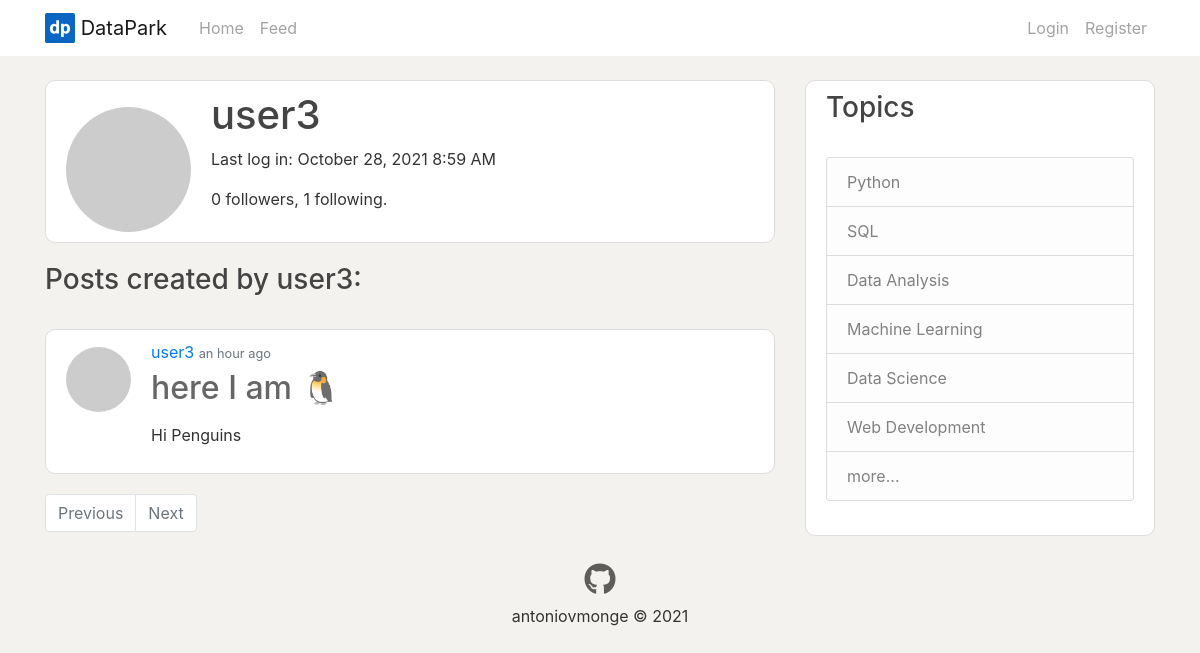
Screenshot of /user/user3 with the database file from the repository.
### app/models.py (models this page shows, shortened)
class User(UserMixin, db.Model):
    id = db.Column(db.Integer, primary_key=True)
    username = db.Column(db.String(64), index=True, unique=True)
    email = db.Column(db.String(120), index=True, unique=True)
    password_hash = db.Column(db.String(128))
    about_me = db.Column(db.String(140))
    last_seen = db.Column(db.DateTime, default=datetime.utcnow)
    posts = db.relationship('Post', backref='author', lazy='dynamic')
    followed = db.relationship(
        'User',
        secondary=followers,
        primaryjoin=(followers.c.follower_id == id),
        secondaryjoin=(followers.c.followed_id == id),
        backref=db.backref('followers', lazy='dynamic'),
        lazy='dynamic')
    messages_sent = db.relationship('Message',
                                    foreign_keys='Message.sender_id',
                                    backref='author', lazy='dynamic')
    messages_received = db.relationship('Message',
                                        foreign_keys='Message.recipient_id',
                                        backref='recipient', lazy='dynamic')
    last_message_read_time = db.Column(db.DateTime)
    def avatar(self, size):
        digest = md5(self.email.lower().encode('utf-8')).hexdigest()
        return f"https://www.gravatar.com/avatar/{digest}?d=identicon&s={size}"

class Post(db.Model):
    id = db.Column(db.Integer, primary_key=True)
    title = db.Column(db.String(100))
    body = db.Column(db.Text)
    body_html = db.Column(db.Text)
    timestamp = db.Column(db.DateTime, index=True, default=datetime.utcnow)
    user_id = db.Column(db.Integer, db.ForeignKey('user.id'))

### app/users/routes.py (the view)
@bp.route('/user/<username>')
def user(username):
    user = User.query.filter_by(username=username).first_or_404()
    page = request.args.get('page', 1, type=int)
    posts = user.posts.order_by(Post.timestamp.desc()).paginate(
        page, current_app.config['POSTS_PER_PAGE'], False)
    next_url = url_for('users.user', username=user.username, page=posts.next_num) \
        if posts.has_next else None
    prev_url = url_for('users.user', username=user.username, page=posts.prev_num) \
        if posts.has_prev else None
    form = EmptyForm()
    return render_template('users/user.html', user=user, posts=posts,
                            next_url=next_url, prev_url=prev_url, form=form)

### app/users/routes.py (called while the page is built)
@bp.before_request
def before_request():
    if current_user.is_authenticated:
        current_user.last_seen = datetime.utcnow()
        db.session.commit()

### app/templates/users/user.html (shortened to what this page needs)
{% extends "layout.html" %}
{% block content %}
    <div class="content-section">
        <div class="media">
            <img class="rounded-circle account-img" src="{{ user.avatar(128) }}">
            <div class="media-body">
                <h2 class="account-heading">{{ user.username }}</h2>
                {% if user.last_seen %}
                    <p>Last log in: {{ moment(user.last_seen).format('LLL') }}</p>
                {% endif %}
                <p>{{ user.followers.count() }} followers, {{ user.followed.count() }} following.</p>
            </div>
        </div>
    </div>
    <h3>Posts created by {{ user.username }}:</h3>
    <br>
    {% for post in posts.items %}
        {% include 'posts/_post_preview.html' %}
    {% endfor %}
    <nav aria-label="...">
        <ul class="pagination">
            <li class="page-item {% if not prev_url %} disabled {% endif %}">
                <a class="page-link" href="{{ prev_url or '#' }}" tabindex="-1">Previous</a>
            </li>
            <li class="page-item  {% if not next_url %} disabled {% endif %}">
                <a class="page-link" href="{{ next_url or '#' }}" tabindex="+1">Next</a>
            </li>
        </ul>
    </nav>
{% endblock content %}

### app/templates/posts/_post_preview.html
<article class="media content-section">
    <img class="rounded-circle article-img"  src="{{ post.author.avatar(64) }}">
    <div class="media-body">
        <div class="article-metadata">
            <a class="mr-2h" href="{{ url_for('users.user', username=post.author.username) }}">{{ post.author.username }}</a>
            <small class="text-muted">{{ moment(post.timestamp).fromNow() }}</small>
        </div>
        <h2><a class="article-title" href="{{ url_for('posts.post', post_id=post.id) }}">{{ post.title }}</a></h2>
        <p class='article-content'>{{ post.body_html | safe | truncate(75, true) }}</p>
    </div>
</article>

### app/static/main.css (style rules this page uses)
body { background: #F3F2EF; color: #333333; margin-top: 5rem; }
h1, h2, h3, h4, h5, h6 { color: #444444; }
.content-section { background: #ffffff; padding: 10px 20px; border: 1px solid #dddddd; border-radius: 10px; margin-bottom: 20px; }
.article-title { color: #444444d0; }
.article-img { height: 65px; width: 65px; margin-right: 20px; margin-top: 7px; }
.article-metadata { padding-bottom: 1px; margin-bottom: 4px; }
.account-img { width: 125px; margin-right: 20px; margin-top: 16px; }
.account-heading { font-size: 2.5rem; }

### rows the page displays
User: username "user3", last_seen "October 28, 2021 8:59 AM"
Post: author.username "user3", timestamp "an hour ago", title "here I am 🐧", body_html "Hi Penguins"

### other values shown
{{ user.followers.count() }} "0"
{{ user.followed.count() }} "1"
